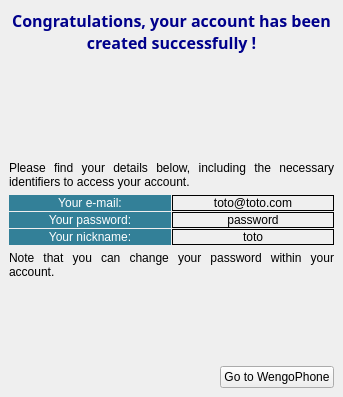
     <widget class="QWidget" name="SecondPageWidget" >
      <layout class="QVBoxLayout" >
       <property name="margin" >
        <number>9</number>
       </property>
       <property name="spacing" >
        <number>6</number>
       </property>
       <item>
        <widget class="QLabel" name="CongratulationLabel" >
         <property name="text" >
          <string>&lt;html>&lt;head>&lt;meta name="qrichtext" content="1" />&lt;/head>&lt;body style=" white-space: pre-wrap; font-family:Sans Serif; font-size:9pt; font-weight:400; font-style:normal; text-decoration:none;">&lt;p style=" margin-top:0px; margin-bottom:0px; margin-left:0px; margin-right:0px; -qt-block-indent:0; text-indent:0px;">&lt;span style=" font-size:12pt; font-weight:600; color:#00008b;">Congratulations, your account has been created successfully !&lt;/span>&lt;/p>&lt;/body>&lt;/html></string>
         </property>
         <property name="alignment" >
          <set>Qt::AlignCenter</set>
         </property>
         <property name="wordWrap" >
          <bool>true</bool>
         </property>
        </widget>
       </item>
       <item>
        <spacer>
         <property name="orientation" >
          <enum>Qt::Vertical</enum>
         </property>
         <property name="sizeHint" >
          <size>
           <width>20</width>
           <height>101</height>
          </size>
         </property>
        </spacer>
       </item>
       <item>
        <widget class="QLabel" name="BelowDetailsLabel" >
         <property name="text" >
          <string>Please find your details below, including the necessary identifiers to access your account.</string>
         </property>
         <property name="alignment" >
          <set>Qt::AlignJustify|Qt::AlignVCenter</set>
         </property>
         <property name="wordWrap" >
          <bool>true</bool>
         </property>
        </widget>
       </item>
       <item>
        <layout class="QGridLayout" >
         <property name="margin" >
          <number>0</number>
         </property>
         <property name="spacing" >
          <number>1</number>
         </property>
         <item row="2" column="1" >
          <widget class="QLabel" name="ResultNicknameLabel" >
           <property name="frameShape" >
            <enum>QFrame::Box</enum>
           </property>
           <property name="text" >
            <string>toto</string>
           </property>
           <property name="alignment" >
            <set>Qt::AlignCenter</set>
           </property>
          </widget>
         </item>
         <item row="0" column="0" >
          <widget class="QLabel" name="label_11" >
           <property name="palette" >
            <palette>
             <active>
              <color>
               <red>255</red>
               <green>255</green>
               <blue>255</blue>
              </color>
              <color>
               <red>0</red>
               <green>0</green>
               <blue>255</blue>
              </color>
              <color>
               <red>255</red>
               <green>255</green>
               <blue>255</blue>
              </color>
              <color>
               <red>255</red>
               <green>255</green>
               <blue>255</blue>
              </color>
              <color>
               <red>85</red>
               <green>85</green>
               <blue>85</blue>
              </color>
              <color>
               <red>199</red>
               <green>199</green>
               <blue>199</blue>
              </color>
              <color>
               <red>0</red>
               <green>0</green>
               <blue>0</blue>
              </color>
              <color>
               <red>255</red>
               <green>255</green>
               <blue>255</blue>
              </color>
              <color>
               <red>0</red>
               <green>0</green>
               <blue>0</blue>
              </color>
              <color>
               <red>255</red>
               <green>255</green>
               <blue>255</blue>
              </color>
              <color>
               <red>51</red>
               <green>128</green>
               <blue>152</blue>
              </color>
              <color>
               <red>0</red>
               <green>0</green>
               <blue>0</blue>
              </color>
              <color>
               <red>103</red>
               <green>141</green>
               <blue>178</blue>
              </color>
              <color>
               <red>255</red>
               <green>255</green>
               <blue>255</blue>
              </color>
              <color>
               <red>0</red>
               <green>0</green>
               <blue>238</blue>
              </color>
              <color>
               <red>82</red>
               <green>24</green>
               <blue>139</blue>
              </color>
              <color>
               <red>0</red>
               <green>0</green>
               <blue>255</blue>
              </color>
             </active>
             <inactive>
              <color>
               <red>255</red>
               <green>255</green>
               <blue>255</blue>
              </color>
              <color>
               <red>0</red>
               <green>0</green>
               <blue>255</blue>
              </color>
              <color>
               <red>255</red>
               <green>255</green>
               <blue>255</blue>
              </color>
              <color>
               <red>255</red>
               <green>255</green>
               <blue>255</blue>
              </color>
              <color>
               <red>85</red>
               <green>85</green>
               <blue>85</blue>
              </color>
              <color>
               <red>199</red>
               <green>199</green>
               <blue>199</blue>
              </color>
              <color>
               <red>0</red>
               <green>0</green>
               <blue>0</blue>
              </color>
              <color>
               <red>255</red>
               <green>255</green>
               <blue>255</blue>
              </color>
              <color>
               <red>0</red>
               <green>0</green>
               <blue>0</blue>
              </color>
              <color>
               <red>255</red>
               <green>255</green>
               <blue>255</blue>
              </color>
              <color>
               <red>51</red>
               <green>128</green>
               <blue>152</blue>
              </color>
              <color>
               <red>0</red>
               <green>0</green>
               <blue>0</blue>
              </color>
              <color>
               <red>103</red>
               <green>141</green>
               <blue>178</blue>
              </color>
              <color>
               <red>255</red>
               <green>255</green>
               <blue>255</blue>
              </color>
              <color>
               <red>0</red>
               <green>0</green>
               <blue>238</blue>
              </color>
              <color>
               <red>82</red>
               <green>24</green>
               <blue>139</blue>
              </color>
              <color>
               <red>0</red>
               <green>0</green>
               <blue>255</blue>
              </color>
             </inactive>
             <disabled>
              <color>
               <red>128</red>
               <green>128</green>
               <blue>128</blue>
              </color>
              <color>
               <red>0</red>
               <green>0</green>
               <blue>255</blue>
              </color>
              <color>
               <red>255</red>
               <green>255</green>
               <blue>255</blue>
              </color>
              <color>
               <red>255</red>
               <green>255</green>
               <blue>255</blue>
              </color>
              <color>
               <red>85</red>
               <green>85</green>
               <blue>85</blue>
              </color>
              <color>
               <red>199</red>
               <green>199</green>
               <blue>199</blue>
              </color>
              <color>
               <red>199</red>
               <green>199</green>
               <blue>199</blue>
              </color>
              <color>
               <red>255</red>
               <green>255</green>
               <blue>255</blue>
              </color>
              <color>
               <red>128</red>
               <green>128</green>
               <blue>128</blue>
              </color>
              <color>
               <red>51</red>
               <green>128</green>
               <blue>152</blue>
              </color>
              <color>
               <red>51</red>
               <green>128</green>
               <blue>152</blue>
              </color>
              <color>
               <red>0</red>
               <green>0</green>
               <blue>0</blue>
              </color>
              <color>
               <red>86</red>
               <green>117</green>
               <blue>148</blue>
              </color>
              <color>
               <red>255</red>
               <green>255</green>
               <blue>255</blue>
              </color>
              <color>
               <red>0</red>
               <green>0</green>
               <blue>238</blue>
              </color>
              <color>
               <red>82</red>
               <green>24</green>
               <blue>139</blue>
              </color>
              <color>
               <red>0</red>
               <green>0</green>
               <blue>255</blue>
              </color>
             </disabled>
            </palette>
           </property>
           <property name="autoFillBackground" >
            <bool>true</bool>
           </property>
           <property name="text" >
            <string>Your e-mail:</string>
           </property>
           <property name="alignment" >
            <set>Qt::AlignCenter</set>
           </property>
          </widget>
         </item>
         <item row="1" column="1" >
          <widget class="QLabel" name="ResultPasswordLabel" >
           <property name="frameShape" >
            <enum>QFrame::Box</enum>
           </property>
           <property name="text" >
            <string>password</string>
           </property>
           <property name="alignment" >
            <set>Qt::AlignCenter</set>
           </property>
          </widget>
         </item>
         <item row="2" column="0" >
          <widget class="QLabel" name="label_13" >
           <property name="palette" >
            <palette>
             <active>
              <color>
               <red>255</red>
               <green>255</green>
               <blue>255</blue>
              </color>
              <color>
               <red>221</red>
               <green>223</green>
               <blue>228</blue>
              </color>
              <color>
               <red>255</red>
               <green>255</green>
               <blue>255</blue>
              </color>
              <color>
               <red>255</red>
               <green>255</green>
               <blue>255</blue>
              </color>
              <color>
               <red>85</red>
               <green>85</green>
               <blue>85</blue>
              </color>
              <color>
               <red>199</red>
               <green>199</green>
               <blue>199</blue>
              </color>
              <color>
               <red>0</red>
               <green>0</green>
               <blue>0</blue>
              </color>
              <color>
               <red>255</red>
               <green>255</green>
               <blue>255</blue>
              </color>
              <color>
               <red>0</red>
               <green>0</green>
               <blue>0</blue>
              </color>
              <color>
               <red>255</red>
               <green>255</green>
               <blue>255</blue>
              </color>
              <color>
               <red>51</red>
               <green>128</green>
               <blue>152</blue>
              </color>
              <color>
               <red>0</red>
               <green>0</green>
               <blue>0</blue>
              </color>
              <color>
               <red>103</red>
               <green>141</green>
               <blue>178</blue>
              </color>
              <color>
               <red>255</red>
               <green>255</green>
               <blue>255</blue>
              </color>
              <color>
               <red>0</red>
               <green>0</green>
               <blue>238</blue>
              </color>
              <color>
               <red>82</red>
               <green>24</green>
               <blue>139</blue>
              </color>
              <color>
               <red>232</red>
               <green>232</green>
               <blue>232</blue>
              </color>
             </active>
             <inactive>
              <color>
               <red>255</red>
               <green>255</green>
               <blue>255</blue>
              </color>
              <color>
               <red>221</red>
               <green>223</green>
               <blue>228</blue>
              </color>
              <color>
               <red>255</red>
               <green>255</green>
               <blue>255</blue>
              </color>
              <color>
               <red>255</red>
               <green>255</green>
               <blue>255</blue>
              </color>
              <color>
               <red>85</red>
               <green>85</green>
               <blue>85</blue>
              </color>
              <color>
               <red>199</red>
               <green>199</green>
               <blue>199</blue>
              </color>
              <color>
               <red>0</red>
               <green>0</green>
               <blue>0</blue>
              </color>
              <color>
               <red>255</red>
               <green>255</green>
               <blue>255</blue>
              </color>
              <color>
               <red>0</red>
               <green>0</green>
               <blue>0</blue>
              </color>
              <color>
               <red>255</red>
               <green>255</green>
               <blue>255</blue>
              </color>
              <color>
               <red>51</red>
               <green>128</green>
               <blue>152</blue>
              </color>
              <color>
               <red>0</red>
               <green>0</green>
               <blue>0</blue>
              </color>
              <color>
               <red>103</red>
               <green>141</green>
               <blue>178</blue>
              </color>
              <color>
               <red>255</red>
               <green>255</green>
               <blue>255</blue>
              </color>
              <color>
               <red>0</red>
               <green>0</green>
               <blue>238</blue>
              </color>
              <color>
               <red>82</red>
               <green>24</green>
               <blue>139</blue>
              </color>
              <color>
               <red>232</red>
               <green>232</green>
               <blue>232</blue>
              </color>
             </inactive>
             <disabled>
              <color>
               <red>128</red>
               <green>128</green>
               <blue>128</blue>
              </color>
              <color>
               <red>221</red>
               <green>223</green>
               <blue>228</blue>
              </color>
              <color>
               <red>255</red>
               <green>255</green>
               <blue>255</blue>
              </color>
              <color>
               <red>255</red>
               <green>255</green>
               <blue>255</blue>
              </color>
              <color>
               <red>85</red>
               <green>85</green>
               <blue>85</blue>
              </color>
              <color>
               <red>199</red>
               <green>199</green>
               <blue>199</blue>
              </color>
              <color>
               <red>199</red>
               <green>199</green>
               <blue>199</blue>
              </color>
              <color>
               <red>255</red>
               <green>255</green>
               <blue>255</blue>
              </color>
              <color>
               <red>128</red>
               <green>128</green>
               <blue>128</blue>
              </color>
              <color>
               <red>51</red>
               <green>128</green>
               <blue>152</blue>
              </color>
              <color>
               <red>51</red>
               <green>128</green>
               <blue>152</blue>
              </color>
              <color>
               <red>0</red>
               <green>0</green>
               <blue>0</blue>
              </color>
              <color>
               <red>86</red>
               <green>117</green>
               <blue>148</blue>
              </color>
              <color>
               <red>255</red>
               <green>255</green>
               <blue>255</blue>
              </color>
              <color>
               <red>0</red>
               <green>0</green>
               <blue>238</blue>
              </color>
              <color>
               <red>82</red>
               <green>24</green>
               <blue>139</blue>
              </color>
              <color>
               <red>232</red>
               <green>232</green>
               <blue>232</blue>
              </color>
             </disabled>
            </palette>
           </property>
           <property name="autoFillBackground" >
            <bool>true</bool>
           </property>
           <property name="text" >
            <string>Your nickname:</string>
           </property>
           <property name="alignment" >
            <set>Qt::AlignCenter</set>
           </property>
          </widget>
         </item>
         <item row="0" column="1" >
          <widget class="QLabel" name="ResultMailLabel" >
           <property name="frameShape" >
            <enum>QFrame::Box</enum>
           </property>
           <property name="text" >
            <string>toto@toto.com</string>
           </property>
           <property name="alignment" >
            <set>Qt::AlignCenter</set>
           </property>
          </widget>
         </item>
         <item row="1" column="0" >
          <widget class="QLabel" name="label_12" >
           <property name="palette" >
            <palette>
             <active>
              <color>
               <red>255</red>
               <green>255</green>
               <blue>255</blue>
              </color>
              <color>
               <red>221</red>
               <green>223</green>
               <blue>228</blue>
              </color>
              <color>
               <red>255</red>
               <green>255</green>
               <blue>255</blue>
              </color>
              <color>
               <red>255</red>
               <green>255</green>
               <blue>255</blue>
              </color>
              <color>
               <red>85</red>
               <green>85</green>
               <blue>85</blue>
              </color>
              <color>
               <red>199</red>
               <green>199</green>
               <blue>199</blue>
              </color>
              <color>
               <red>0</red>
               <green>0</green>
               <blue>0</blue>
              </color>
              <color>
               <red>255</red>
               <green>255</green>
               <blue>255</blue>
              </color>
              <color>
               <red>0</red>
               <green>0</green>
               <blue>0</blue>
              </color>
              <color>
               <red>255</red>
               <green>255</green>
               <blue>255</blue>
              </color>
              <color>
               <red>51</red>
               <green>128</green>
               <blue>152</blue>
              </color>
              <color>
               <red>0</red>
               <green>0</green>
               <blue>0</blue>
              </color>
              <color>
               <red>103</red>
               <green>141</green>
               <blue>178</blue>
              </color>
              <color>
               <red>255</red>
               <green>255</green>
               <blue>255</blue>
              </color>
              <color>
               <red>0</red>
               <green>0</green>
               <blue>238</blue>
              </color>
              <color>
               <red>82</red>
               <green>24</green>
               <blue>139</blue>
              </color>
              <color>
               <red>232</red>
               <green>232</green>
               <blue>232</blue>
              </color>
             </active>
             <inactive>
              <color>
               <red>255</red>
               <green>255</green>
               <blue>255</blue>
              </color>
              <color>
               <red>221</red>
               <green>223</green>
               <blue>228</blue>
              </color>
              <color>
               <red>255</red>
               <green>255</green>
               <blue>255</blue>
              </color>
              <color>
               <red>255</red>
               <green>255</green>
               <blue>255</blue>
              </color>
              <color>
               <red>85</red>
               <green>85</green>
               <blue>85</blue>
              </color>
              <color>
               <red>199</red>
               <green>199</green>
               <blue>199</blue>
              </color>
              <color>
               <red>0</red>
               <green>0</green>
               <blue>0</blue>
              </color>
              <color>
               <red>255</red>
               <green>255</green>
               <blue>255</blue>
              </color>
              <color>
               <red>0</red>
               <green>0</green>
               <blue>0</blue>
              </color>
              <color>
               <red>255</red>
               <green>255</green>
               <blue>255</blue>
              </color>
              <color>
               <red>51</red>
               <green>128</green>
               <blue>152</blue>
              </color>
              <color>
               <red>0</red>
               <green>0</green>
               <blue>0</blue>
              </color>
              <color>
               <red>103</red>
               <green>141</green>
               <blue>178</blue>
              </color>
              <color>
               <red>255</red>
               <green>255</green>
               <blue>255</blue>
              </color>
              <color>
               <red>0</red>
               <green>0</green>
               <blue>238</blue>
              </color>
              <color>
               <red>82</red>
               <green>24</green>
               <blue>139</blue>
              </color>
              <color>
               <red>232</red>
               <green>232</green>
               <blue>232</blue>
              </color>
             </inactive>
             <disabled>
              <color>
               <red>128</red>
               <green>128</green>
               <blue>128</blue>
              </color>
              <color>
               <red>221</red>
               <green>223</green>
               <blue>228</blue>
              </color>
              <color>
               <red>255</red>
               <green>255</green>
               <blue>255</blue>
              </color>
              <color>
               <red>255</red>
               <green>255</green>
               <blue>255</blue>
              </color>
              <color>
               <red>85</red>
               <green>85</green>
               <blue>85</blue>
              </color>
              <color>
               <red>199</red>
               <green>199</green>
               <blue>199</blue>
              </color>
              <color>
               <red>199</red>
               <green>199</green>
               <blue>199</blue>
              </color>
              <color>
               <red>255</red>
               <green>255</green>
               <blue>255</blue>
              </color>
              <color>
               <red>128</red>
               <green>128</green>
               <blue>128</blue>
              </color>
              <color>
               <red>51</red>
               <green>128</green>
               <blue>152</blue>
              </color>
              <color>
               <red>51</red>
               <green>128</green>
               <blue>152</blue>
              </color>
              <color>
               <red>0</red>
               <green>0</green>
               <blue>0</blue>
              </color>
              <color>
               <red>86</red>
               <green>117</green>
               <blue>148</blue>
              </color>
              <color>
               <red>255</red>
               <green>255</green>
               <blue>255</blue>
              </color>
              <color>
               <red>0</red>
               <green>0</green>
               <blue>238</blue>
              </color>
              <color>
               <red>82</red>
               <green>24</green>
               <blue>139</blue>
              </color>
              <color>
               <red>232</red>
               <green>232</green>
               <blue>232</blue>
              </color>
             </disabled>
            </palette>
           </property>
           <property name="autoFillBackground" >
            <bool>true</bool>
           </property>
           <property name="text" >
            <string>Your password:</string>
           </property>
           <property name="alignment" >
            <set>Qt::AlignCenter</set>
           </property>
          </widget>
         </item>
        </layout>
       </item>
       <item>
        <widget class="QLabel" name="label_14" >
         <property name="text" >
          <string>Note that you can change your password within your account.</string>
         </property>
         <property name="alignment" >
          <set>Qt::AlignJustify|Qt::AlignVCenter</set>
         </property>
         <property name="wordWrap" >
          <bool>true</bool>
         </property>
        </widget>
       </item>
       <item>
        <spacer>
         <property name="orientation" >
          <enum>Qt::Vertical</enum>
         </property>
         <property name="sizeHint" >
          <size>
           <width>20</width>
           <height>81</height>
          </size>
         </property>
        </spacer>
       </item>
       <item>
        <layout class="QHBoxLayout" >
         <property name="margin" >
          <number>0</number>
         </property>
         <property name="spacing" >
          <number>6</number>
         </property>
         <item>
          <spacer>
           <property name="orientation" >
            <enum>Qt::Horizontal</enum>
           </property>
           <property name="sizeHint" >
            <size>
             <width>211</width>
             <height>20</height>
            </size>
           </property>
          </spacer>
         </item>
         <item>
          <widget class="QPushButton" name="GoToWengoPhoneButton" >
           <property name="text" >
            <string>Go to WengoPhone</string>
           </property>
          </widget>
         </item>
        </layout>
       </item>
      </layout>
     </widget>
